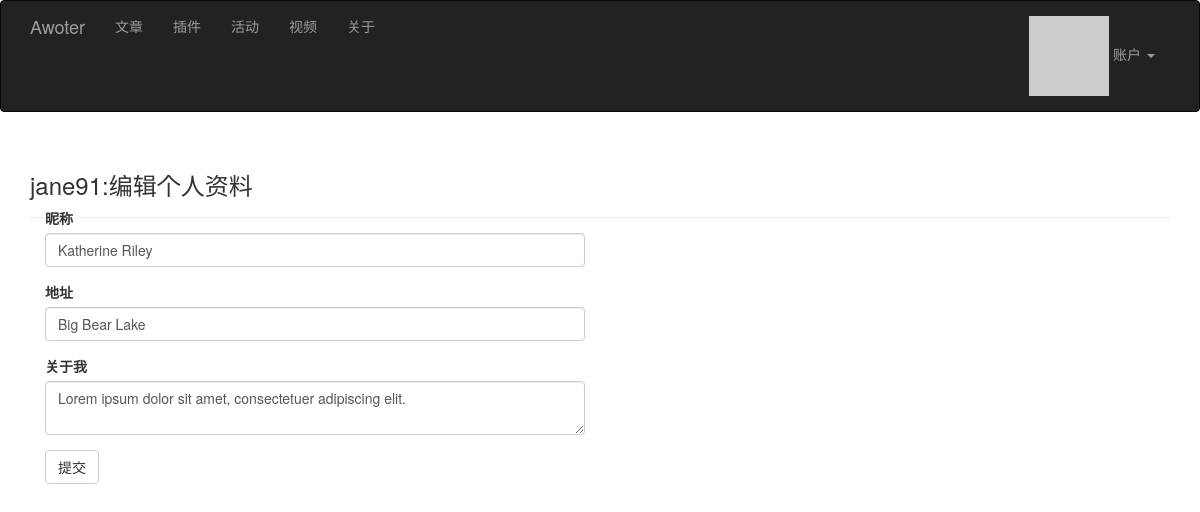
/edit-profile (signed in), run on the app's committed database.
### app/models.py (models this page shows, shortened)
class User(UserMixin, db.Model):
    __tablename__ = 'users'
    id = db.Column(db.Integer, primary_key=True)
    email = db.Column(db.String(64), unique=True, index=True)
    username = db.Column(db.String(64), unique=True, index=True)
    role_id = db.Column(db.Integer, db.ForeignKey('roles.id'))
    password_hash = db.Column(db.String(128))
    confirmed = db.Column(db.Boolean, default=False)
    nickname = db.Column(db.String(64))
    location = db.Column(db.String(64))
    about_me = db.Column(db.Text())
    member_since = db.Column(db.DateTime(), default=datetime.utcnow)
    last_seen = db.Column(db.DateTime(), default=datetime.utcnow)
    avatar_hash = db.Column(db.String(32))
    posts = db.relationship('Post', backref='author', lazy='dynamic')
    @property
    def password(self):
        raise AttributeError('password is not a readable attribute')
    def ping(self):
        self.last_seen = datetime.utcnow()
        db.session.add(self)
    def gravatar(self,  size=100, default='identicon', rating='g'):
        if request.is_secure:
            url = 'https://secure.gravatar.com/avatar'
        else:
            url = 'https://www.gravatar.com/avatar'
        hash = self.avatar_hash or hashlib.md5(self.email.encode('utf-8')).hexdigest()
        return '{url}/{hash}?s={size}&d={default}&r={rating}'.format(
            url=url, hash=hash, size=size, default=default, rating=rating)

### app/main/views.py (the view, shortened to what this page needs)
@main.route('/edit-profile', methods=['GET', 'POST'])
@login_required
def edit_profile():
    title = u'修改个人信息'
    form = EditProfileForm()
    form.nickname.data = current_user.nickname
    form.location.data = current_user.location
    form.about_me.data = current_user.about_me
    return render_template('edit-profile.html', title=title, form=form, username=current_user.username)

### app/main/forms.py
class EditProfileForm(Form):
    nickname = StringField(u'昵称', validators=[Length(0, 64)])
    location = StringField(u'地址', validators=[Length(0, 64)])
    about_me = TextAreaField(u'关于我')
    submit = SubmitField(u'提交')

### app/auth/views.py (called while the page is built)
@auth.before_app_request
def before_request():
    if current_user.is_authenticated \
            and not current_user.confirmed \
            and request.endpoint[:5] != 'auth.' \
            and request.endpoint != 'static':
        return redirect(url_for('auth.unconfirmed'))

@auth.before_app_request
def before_request():
    if current_user.is_authenticated:
        current_user.ping()
        if not current_user.confirmed \
                and request.endpoint[:5] != 'auth.':
            return redirect(url_for('auth.unconfirmed'))

### app/main/__init__.py (called while the page is built)
@main.app_context_processor
def inject_permissions():
    return dict(Permission=Permission)

### app/models.py (called while the page is built)
@login_manager.user_loader
def load_user(user_id):
    return User.query.get(int(user_id))

### app/templates/edit-profile.html
{% extends "base.html" %}
{% import "bootstrap/wtf.html" as wtf %}
{% block page_content %}
<div class="page-header">
    <h3>{{ username }}:编辑个人资料</h3>
    <div class="col-md-6">
        {{ wtf.quick_form(form) }}
    </div>
</div>
{% endblock %}

### data on the page
User: username "jane91", nickname "Katherine Riley", location "Big Bear Lake", about_me "Lorem ipsum dolor sit amet, consectetuer adipiscing elit."
